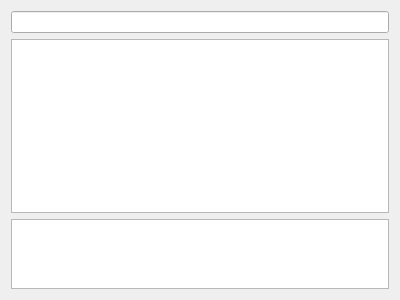
<?xml version="1.0" encoding="UTF-8"?>
<ui version="4.0">
 <class>GammaRay::MethodsTab</class>
 <widget class="QWidget" name="GammaRay::MethodsTab">
  <property name="geometry">
   <rect>
    <x>0</x>
    <y>0</y>
    <width>400</width>
    <height>300</height>
   </rect>
  </property>
  <layout class="QVBoxLayout" name="verticalLayout_5" stretch="0,4,1">
   <item>
    <widget class="QLineEdit" name="methodSearchLine"/>
   </item>
   <item>
    <widget class="GammaRay::DeferredTreeView" name="methodView">
     <property name="contextMenuPolicy">
      <enum>Qt::CustomContextMenu</enum>
     </property>
     <property name="rootIsDecorated">
      <bool>false</bool>
     </property>
    </widget>
   </item>
   <item>
    <widget class="GammaRay::DeferredTreeView" name="methodLog">
     <property name="rootIsDecorated">
      <bool>false</bool>
     </property>
     <attribute name="headerVisible">
      <bool>false</bool>
     </attribute>
    </widget>
   </item>
  </layout>
 </widget>
 <customwidgets>
  <customwidget>
   <class>GammaRay::DeferredTreeView</class>
   <extends>QTreeView</extends>
   <header location="global">ui/deferredtreeview.h</header>
  </customwidget>
 </customwidgets>
 <resources/>
 <connections/>
</ui>
